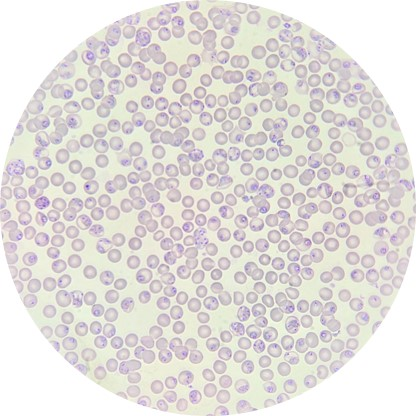
#> input picture Cell-Counting/sample_infected_3.jpg, 416 x 416 px, found by its file name
$ python Visualization.py
#> lines starting #> are read from the running program, lines starting #| are printed output that depends on the picture; after the words box and inside, x2 and y2 are one past the last pixel; in counts of white or black regions, pixels touching at a corner belong together
import cv2
import numpy as np
import matplotlib.pyplot as plt

# ===============================
# 0. 이미지 로드
# ===============================
image_path = "sample_infected_3.jpg"
img = cv2.imread(image_path)
#> img is the input picture: shape (416, 416, 3); mean B, G, R 220, 222.7, 226.6
if img is None:
    raise ValueError("이미지를 찾을 수 없습니다. 경로를 확인해주세요.")
orig = img.copy()

# ===============================
# 1. Grayscale & CLAHE
# ===============================
gray = cv2.cvtColor(img, cv2.COLOR_BGR2GRAY)

# 흐릿한 적혈구 대비 향상 (필수)
clahe = cv2.createCLAHE(clipLimit=3.0, tileGridSize=(8,8))
gray_enhanced = clahe.apply(gray)
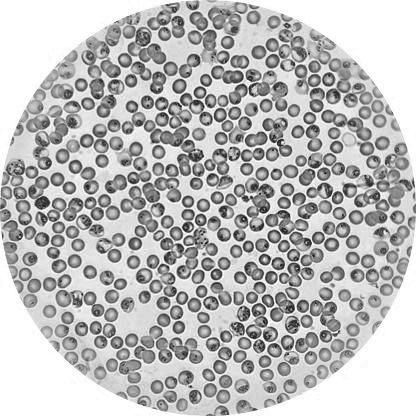
#> gray_enhanced: shape (416, 416); min 26, max 255, mean 187.7

# [NEW] 랩미팅용 시각화 1: Preprocessing 단계
fig, axes = plt.subplots(1, 3, figsize=(15, 5))
axes[0].imshow(cv2.cvtColor(orig, cv2.COLOR_BGR2RGB)); axes[0].set_title("1. Original Image")
axes[1].imshow(gray, cmap='gray'); axes[1].set_title("2. Grayscale")
axes[2].imshow(gray_enhanced, cmap='gray'); axes[2].set_title("3. CLAHE Enhanced (Contrast+)")
for ax in axes: ax.axis("off")
plt.suptitle("Step 1: Image Preprocessing", fontsize=16)
plt.tight_layout()
plt.show()
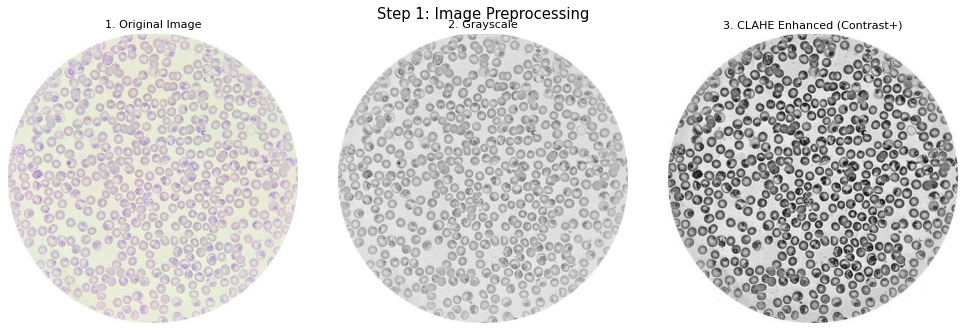
#> figure drawn by matplotlib, 3 panels

# ===============================
# 2. Masked Otsu Segmentation
# ===============================
# 2-1. 1차 분류: 흰색 배경(255 근처)과 나머지(혈청+적혈구) 분리
ret_bg, mask_bg = cv2.threshold(gray, 254, 255, cv2.THRESH_BINARY)
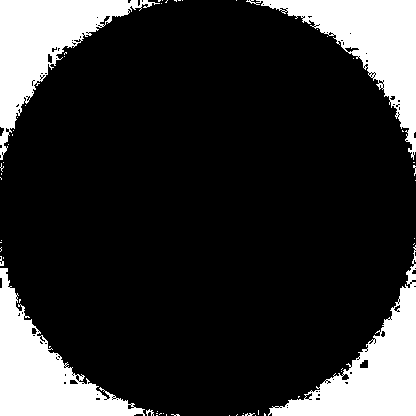
#> mask_bg: shape (416, 416); 19% white; 58 white regions (52 under 20 px), largest, box (x1, y1, x2, y2) and area: (246, 0, 416, 160) 8327, (0, 0, 160, 160) 8186, (268, 245, 416, 416) 8124, (0, 268, 145, 416) 8113, (146, 409, 154, 416) 28, (0, 256, 4, 266) 24
mask_tissue = cv2.bitwise_not(mask_bg) # 배경 반전 -> 조직만 남김

# 2-2. 2차 분류: 조직 영역(혈청+적혈구) 내부에서만 Otsu 계산
tissue_pixels = gray_enhanced[mask_tissue > 0]
otsu_threshold, _ = cv2.threshold(
    tissue_pixels, 0, 255, cv2.THRESH_BINARY + cv2.THRESH_OTSU
)
#> otsu_threshold = 165

print(f"Otsu 자동값: {otsu_threshold}")
#| Otsu 자동값: 165.0

_, binary = cv2.threshold(gray_enhanced, otsu_threshold, 255, cv2.THRESH_BINARY_INV)
#> binary: shape (416, 416); 35.1% white; 346 white regions (45 under 20 px), largest, box (x1, y1, x2, y2) and area: (122, 93, 213, 176) 2166, (349, 143, 415, 226) 1939, (118, 12, 166, 94) 1510
binary = cv2.bitwise_and(binary, binary, mask=mask_tissue)
binary_otsu = binary.copy() # 시각화를 위해 백업

# [NEW] 랩미팅용 시각화 2: Segmentation 단계
fig, axes = plt.subplots(1, 3, figsize=(15, 5))
axes[0].imshow(mask_bg, cmap='gray'); axes[0].set_title("1. Background Mask")
axes[1].imshow(mask_tissue, cmap='gray'); axes[1].set_title("2. Tissue Mask (Bg Removed)")
axes[2].imshow(binary_otsu, cmap='gray'); axes[2].set_title("3. Masked Otsu Binary")
for ax in axes: ax.axis("off")
plt.suptitle("Step 2: Masked Otsu Segmentation", fontsize=16)
plt.tight_layout()
plt.show()

# ===============================
# 3. 노이즈 제거 및 구멍 채우기
# ===============================
kernel = np.ones((3, 3), np.uint8)
opening = cv2.morphologyEx(binary, cv2.MORPH_OPEN, kernel, iterations=1)
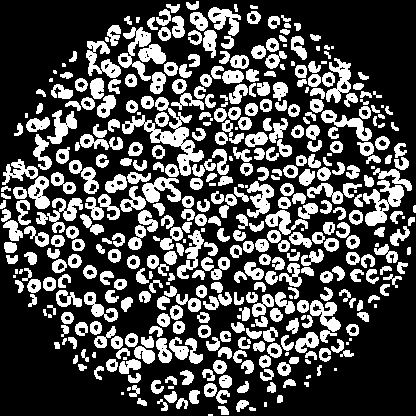
#> opening: shape (416, 416); 31% white; 453 white regions (49 under 20 px)

cnts, _ = cv2.findContours(opening, cv2.RETR_EXTERNAL, cv2.CHAIN_APPROX_SIMPLE)
#> cnts = 453 contours, 74 with area under 20; largest, box (x1, y1, x2, y2) and area: (122, 97, 204, 176) 1458, (363, 180, 404, 226) 790, (118, 27, 151, 81) 595, (86, 41, 121, 78) 530, (142, 177, 181, 203) 508
binary_final = np.zeros_like(opening)
total_area = opening.shape[0] * opening.shape[1]

for cnt in cnts:
    area = cv2.contourArea(cnt)
    if area < 30: continue # 먼지 제거
    # if area > (total_area * 0.50): continue # 뭉친 세포가 제거되지 않도록 제한 해제
    hull = cv2.convexHull(cnt) # [NEW] Convex Hull로 구멍 채우기 (형태 보존 + 병합 방지)
    cv2.drawContours(binary_final, [hull], -1, 255, -1)
#> this loop made 453 passes
#> area on passes 3, 5, 6: 53.5, 76, 37.5
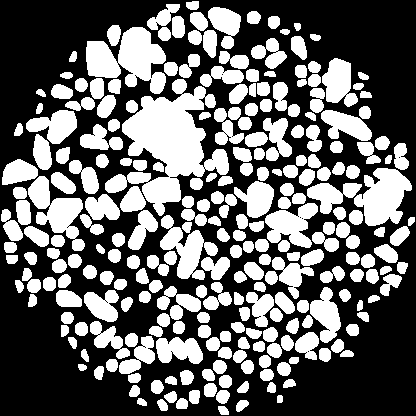
#> binary_final: shape (416, 416); 40.4% white; 257 white regions, largest, box (x1, y1, x2, y2) and area: (105, 79, 229, 216) 7133, (86, 27, 166, 94) 3078, (354, 168, 412, 226) 2123

binary = binary_final

# [NEW] 랩미팅용 시각화 3: 노이즈 제거 단계
fig, axes = plt.subplots(1, 3, figsize=(15, 5))
axes[0].imshow(binary_otsu, cmap='gray'); axes[0].set_title("1. Initial Binary")
axes[1].imshow(opening, cmap='gray'); axes[1].set_title("2. Morphology Open (No Close)")
axes[2].imshow(binary_final, cmap='gray'); axes[2].set_title("3. Final Clean Mask (Contour filtered)")
for ax in axes: ax.axis("off")
plt.suptitle("Step 3: Noise Removal & Filtering", fontsize=16)
plt.tight_layout()
plt.show()

# ===============================
# 4. Distance Transform & Counting
# ===============================
dist = cv2.distanceTransform(binary, cv2.DIST_L2, 5)
dist = cv2.GaussianBlur(dist, (7, 7), 0)

min_peak_ratio = 0.40
local_max = cv2.dilate(dist, kernel) == dist
#> local_max: shape (416, 416) bool; 28.6% white; 452 white regions (396 under 20 px), largest, box (x1, y1, x2, y2) and area: (244, 229, 416, 416) 11070, (203, 0, 416, 181) 10689, (0, 254, 215, 416) 10673
local_max &= (dist > min_peak_ratio * dist.max())
#> local_max: shape (416, 416) bool; 0.01% white in thin lines or dots, all inside (x1, y1, x2, y2) = (62, 20, 381, 213)

num_peaks, peak_labels = cv2.connectedComponents(local_max.astype(np.uint8))
#> peak_labels: shape (416, 416) int32; 11 distinct labels, from 0 to 10
#> num_peaks = 11
num_peaks -= 1
#> num_peaks = 10

peak_points = []
for i in range(1, num_peaks + 1):
    ys, xs = np.where(peak_labels == i)
    if len(xs) == 0: continue
    peak_points.append((int(np.mean(ys)), int(np.mean(xs))))
#> this loop made 10 passes
#> (ys, xs) on passes 1 to 8: ([20], [225]), ([53], [136]), ([62], [100]), ([80], [338]), ([123], [63]), ([128], [164]), ([189], [163]), ([197], [259])
#> after the loop, peak_points = [(20, 225), (53, 136), (62, 100), (80, 338), (123, 63), (128, 164), (189, 163), (197, 259), (202, 380), (212, 62)]

# NMS (겹침 제거)
min_peak_distance = 20
peak_points = sorted(peak_points, key=lambda p: dist[p[0], p[1]], reverse=True)
#> peak_points = [(128, 164), (53, 136), (202, 380), (62, 100), (212, 62), (197, 259), (189, 163), (80, 338), (123, 63), (20, 225)]
filtered_peaks = []
for (y, x) in peak_points:
    keep = True
    for (fy, fx) in filtered_peaks:
        if np.hypot(y - fy, x - fx) < min_peak_distance: keep = False; break
    if keep: filtered_peaks.append((y, x))
#> this loop made 10 passes
#> after the loop, filtered_peaks has the same summary as peak_points

# [NEW] 랩미팅용 시각화 4: 겹친 세포 분리 과정 (매우 중요)
peak_vis = np.zeros_like(gray)
#> peak_vis: shape (416, 416); every value is 0
for (y, x) in filtered_peaks:
    cv2.circle(peak_vis, (x, y), 3, 255, -1)
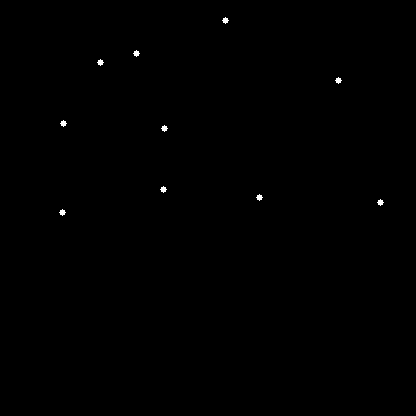
#> peak_vis: shape (416, 416); 0.17% white; 10 white regions, largest, box (x1, y1, x2, y2) and area: (222, 17, 229, 24) 29, (133, 50, 140, 57) 29, (97, 59, 104, 66) 29

fig, axes = plt.subplots(1, 3, figsize=(15, 5))
axes[0].imshow(binary, cmap='gray'); axes[0].set_title("1. Clean Binary Mask")
axes[1].imshow(dist, cmap='jet'); axes[1].set_title("2. Distance Transform (Heatmap)")
axes[2].imshow(peak_vis, cmap='gray'); axes[2].set_title("3. Detected Cell Centers (Peaks)")
for ax in axes: ax.axis("off")
plt.suptitle("Step 4: Overlapping Cells Separation (Distance Transform)", fontsize=16)
plt.tight_layout()
plt.show()

# ===============================
# 5. 결과 출력 (Infected Logic 개선 + 패턴 추출 추가)
# ===============================
output = orig.copy()
count = 0
infected_count = 0

ROI_RADIUS = 15
PARASITE_THR = 10
lower_purple = np.array([120, 100, 50])
#> lower_purple = [120, 100, 50]
upper_purple = np.array([170, 255, 255])
#> upper_purple = [170, 255, 255]
hsv_img = cv2.cvtColor(orig, cv2.COLOR_BGR2HSV)
#> hsv_img: shape (416, 416, 3); mean H, S, V 60, 12.7, 228.2
infected_rois_vis = []

for (y, x) in filtered_peaks:
    y_min = max(0, y - ROI_RADIUS)
    y_max = min(orig.shape[0], y + ROI_RADIUS)
    x_min = max(0, x - ROI_RADIUS)
    x_max = min(orig.shape[1], x + ROI_RADIUS)

    cell_roi_hsv = hsv_img[y_min:y_max, x_min:x_max]
    mask_roi = np.zeros((cell_roi_hsv.shape[0], cell_roi_hsv.shape[1]), dtype=np.uint8)
    cv2.circle(mask_roi, (x - x_min, y - y_min), ROI_RADIUS, 255, -1)

    parasite_mask = cv2.inRange(cell_roi_hsv, lower_purple, upper_purple)
    parasite_mask = cv2.bitwise_and(parasite_mask, parasite_mask, mask=mask_roi)
    detected_pixels = cv2.countNonZero(parasite_mask)

    if detected_pixels > PARASITE_THR:
        color = (0, 0, 255) # Red for Infected
        infected_count += 1
        roi_vis = gray_enhanced[y_min:y_max, x_min:x_max]
        infected_rois_vis.append(roi_vis)
    else:
        color = (0, 255, 0) # Green for Healthy

    cv2.circle(output, (x, y), ROI_RADIUS, color, 2)
    count += 1
#> this loop made 10 passes
#> (y, x, y_min, y_max, x_min, x_max) on passes 1 to 8: (128, 164, 113, 143, 149, 179), (53, 136, 38, 68, 121, 151), (202, 380, 187, 217, 365, 395), (62, 100, 47, 77, 85, 115), (212, 62, 197, 227, 47, 77), (197, 259, 182, 212, 244, 274), (189, 163, 174, 204, 148, 178), (80, 338, 65, 95, 323, 353)
#> mask_roi: shape (30, 30); 78.6% white; 4 black regions, box (x1, y1, x2, y2) and area: (0, 0, 15, 15) 63, (16, 0, 30, 10) 48, (0, 16, 10, 30) 48, (21, 21, 30, 30) 34
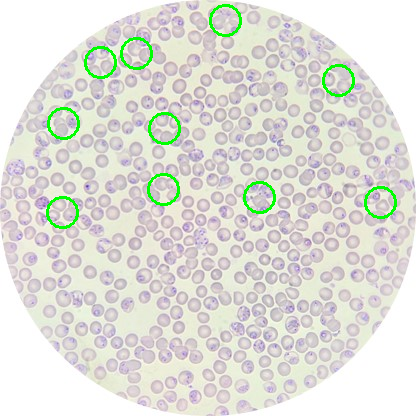
#> output: shape (416, 416, 3); 1.62% of pixels changed, all inside (x1, y1, x2, y2) = (46, 4, 397, 229)
#> after the loop, count = 10; infected_count = 0; infected_rois_vis = []

parasitemia = (infected_count / count * 100) if count > 0 else 0
#> parasitemia = 0

# ===============================
# 6. 최종 결과 및 패턴 시각화 (기존 유지 + 제목 추가)
# ===============================
plt.figure(figsize=(10, 10))
plt.imshow(cv2.cvtColor(output, cv2.COLOR_BGR2RGB))
plt.title(f"Step 5: Final Result (Total: {count} | Infected: {infected_count} | Parasitemia: {parasitemia:.2f}%)", fontsize=14)
plt.axis("off")
plt.show()

if infected_rois_vis:
    n_show = min(len(infected_rois_vis), 6)
    fig, ax = plt.subplots(2, n_show, figsize=(3 * n_show, 6))
    if n_show == 1: ax = ax.reshape(2, 1)

    DARK_CUT_OFF = 100

    for i in range(n_show):
        roi_target = infected_rois_vis[i].copy()

        ax[0, i].imshow(roi_target, cmap="gray")
        ax[0, i].set_title(f"Infected #{i+1}")
        ax[0, i].axis("off")

        mask = roi_target < DARK_CUT_OFF
        roi_refined = np.full_like(roi_target, 255)
        roi_refined[mask] = roi_target[mask]

        ax[1, i].imshow(roi_refined, cmap="magma")
        ax[1, i].set_title(f"Parasite Pattern")
        ax[1, i].axis("off")

    plt.suptitle("Step 6: Cropped Infected Cell Patterns (Bridge to Objective 2)", fontsize=16)
    plt.tight_layout()
    plt.show()

$ run again, with Cell-Counting/sample_infected_1.jpg copied over Cell-Counting/sample_infected_3.jpg
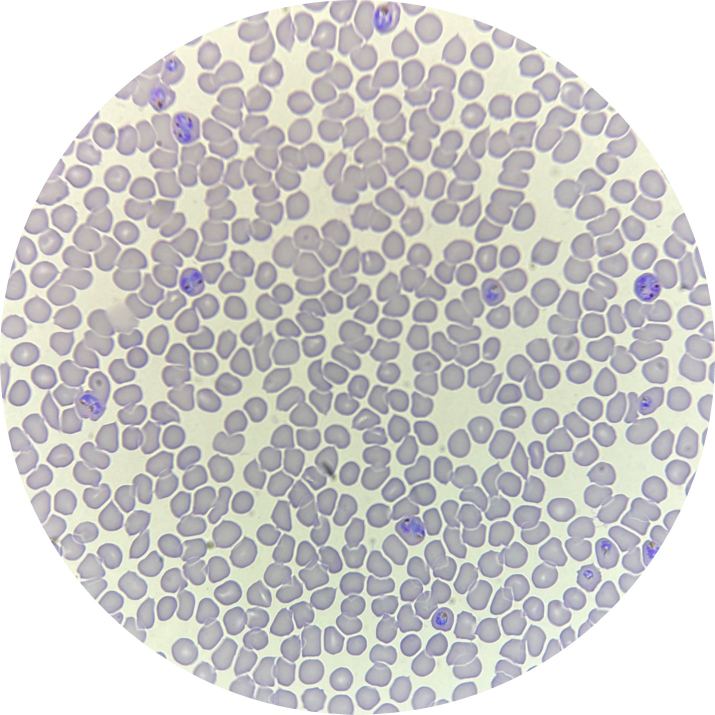
#> input picture Cell-Counting/sample_infected_1.jpg, 1430 x 1429 px, found by its file name (shown at 1/2 size)
#> img is the input picture: shape (1429, 1430, 3); mean B, G, R 202.1, 203.6, 204.9
#> `ret_bg, mask_bg = cv2.threshold(gray, 254, 255, cv2.THRESH_BINARY)`:
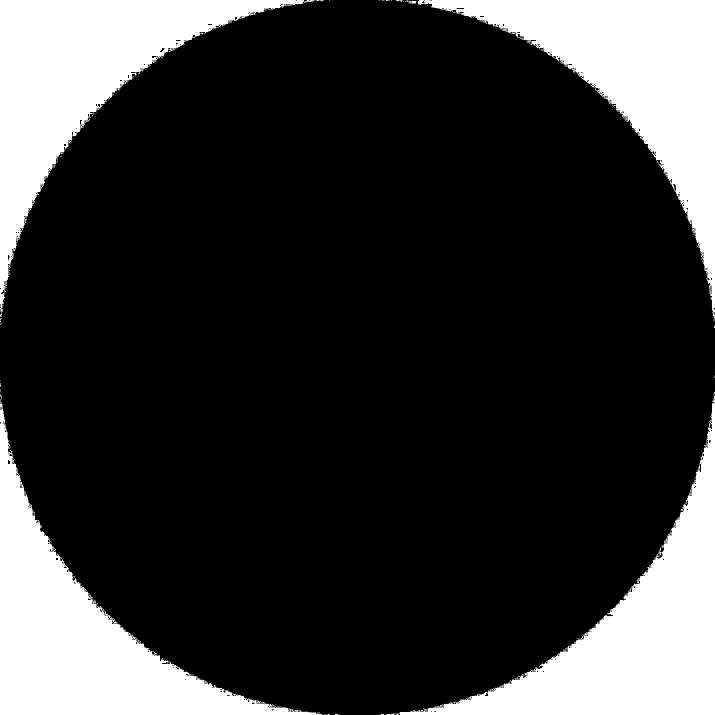
#> mask_bg: shape (1429, 1430) (shown at 1/2 size); 20.8% white; 93 white regions (85 under 20 px), largest, box (x1, y1, x2, y2) and area: (0, 799, 644, 1429) 106350, (793, 789, 1430, 1429) 106307, (836, 0, 1430, 642) 106028
#> otsu_threshold = 155
#| Otsu 자동값: 155.0
#> binary: shape (1429, 1430); 45.7% white; 477 white regions (111 under 20 px), largest, box (x1, y1, x2, y2) and area: (105, 586, 306, 843) 19704, (423, 170, 649, 382) 16815, (356, 285, 567, 489) 16150
#> opening: shape (1429, 1430); 45.5% white; 395 white regions (7 under 20 px)
#> cnts = 395 contours, 13 with area under 20; largest, box (x1, y1, x2, y2) and area: (106, 586, 306, 842) 19248, (423, 170, 649, 382) 17028, (647, 232, 817, 408) 13576, (754, 486, 893, 645) 11279, (862, 254, 979, 448) 10676
#> the loop `for cnt in cnts:` made 395 passes
#> area on passes 3 to 5: 555.5, 130.5, 1075.5
#> peak_labels: shape (1429, 1430) int32; 112 distinct labels, from 0 to 111
#> `num_peaks, peak_labels = cv2.connectedComponents(local_max.astype(np.u..`: num_peaks = 112
#> `num_peaks -= 1`: num_peaks = 111
#> the loop `for i in range(1, num_peaks + 1):` made 111 passes
#> (ys, xs) on passes 1 to 8: ([38], [746]), ([89], [703]), ([108], [657]), ([112], [656]), ([116], [655]), ([127], [654]), ([132], [655]), ([137], [656])
#> after the loop `for i in range(1, num_peaks + 1):`: peak_points = 111 pairs, first value 38 to 1358, second value 116 to 1323
#> the loop `for (y, x) in peak_points:` made 111 passes
#> (y, x) on passes 1 to 8: (691, 227), (731, 197), (717, 208), (726, 201), (721, 205), (740, 193), (306, 565), (318, 730)
#> after the loop `for (y, x) in peak_points:`: filtered_peaks = 71 pairs, first value 38 to 1358, second value 116 to 1323
#> the loop `for (y, x) in filtered_peaks:` made 71 passes
#> (y, x) on passes 1 to 8: (691, 227), (731, 197), (306, 565), (318, 730), (580, 827), (230, 501), (253, 525), (1032, 823)
#> lower_purple = [120, 100, 50]
#> upper_purple = [170, 255, 255]
#> hsv_img: shape (1429, 1430, 3); mean H, S, V 64.5, 16.4, 209.8
#> the loop `for (y, x) in filtered_peaks:` made 71 passes
#> (y, x, y_min, y_max, x_min, x_max, detected_pixels, color) on passes 1 to 8: (691, 227, 676, 706, 212, 242, 0, (0, 255, 0)), (731, 197, 716, 746, 182, 212, 0, (0, 255, 0)), (306, 565, 291, 321, 550, 580, 0, (0, 255, 0)), (318, 730, 303, 333, 715, 745, 0, (0, 255, 0)), (580, 827, 565, 595, 812, 842, 0, (0, 255, 0)), (230, 501, 215, 245, 486, 516, 0, (0, 255, 0)), (253, 525, 238, 268, 510, 540, 0, (0, 255, 0)), (1032, 823, 1017, 1047, 808, 838, 19, (0, 0, 255))
#> after the loop `for i in range(n_show):`:
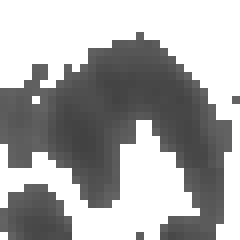
#> roi_refined: shape (30, 30) (shown 8 times larger); min 66, max 255, mean 169.3
